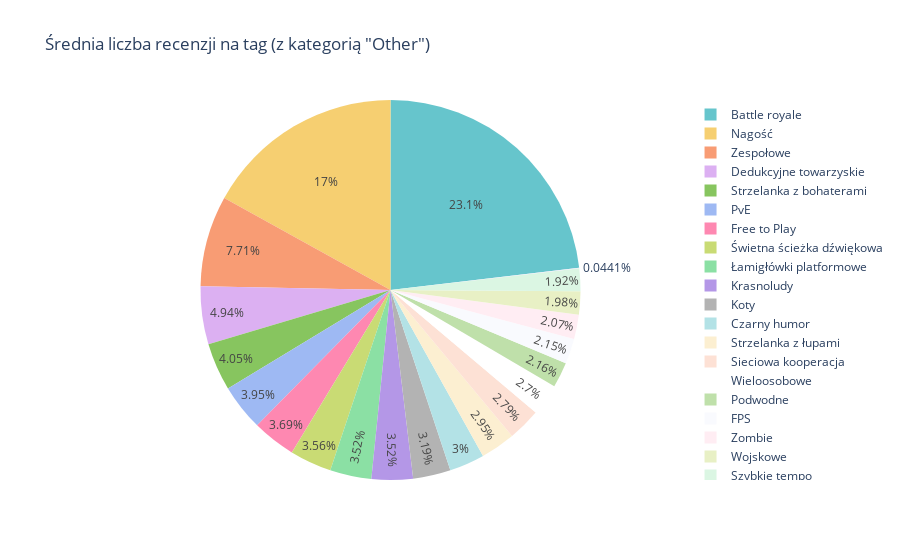

Notebook code cell kept with this figure:
### Code cell
def prepare_avg_reviews_per_tag(df, top_n=20):
    # Zliczanie liczby recenzji na tag i liczby gier
    tags = df['Tagi'].apply(lambda x: x.split(', '))
    tag_reviews = Counter()
    tag_counts = Counter()

    for idx, tag_list in enumerate(tags):
        for tag in tag_list:
            tag_reviews[tag] += df.iloc[idx]['Liczba recenzji']
            tag_counts[tag] += 1

    # Obliczanie średniej liczby recenzji na tag
    avg_reviews = {tag: tag_reviews[tag] / tag_counts[tag] for tag in tag_reviews}

    # Przygotowanie danych: top N tagów i kategoria "Other"
    sorted_avg_reviews = sorted(avg_reviews.items(), key=lambda x: x[1], reverse=True)
    top_tags = sorted_avg_reviews[:top_n]
    other_count = sum(tag_counts[tag] for tag, _ in sorted_avg_reviews[top_n:])

    # Przygotowanie DataFrame
    pie_data = pd.DataFrame(top_tags, columns=['Tag', 'Average Reviews'])
    if other_count > 0:
        other_row = pd.DataFrame([{'Tag': 'Other', 'Average Reviews': other_count}])
        pie_data = pd.concat([pie_data, other_row], ignore_index=True)
    
    return pie_data

# Przygotowanie danych do wykresu
avg_reviews_per_tag_data = prepare_avg_reviews_per_tag(df)

# Wizualizacja
fig = px.pie(avg_reviews_per_tag_data, names='Tag', values='Average Reviews',
             title='Średnia liczba recenzji na tag (z kategorią "Other")',
             color_discrete_sequence=px.colors.qualitative.Pastel)
fig.show()

### Figure 1 — Plotly figure (JSON) as saved in the notebook; plotly's stock layout.template omitted (floating-point values rounded to 4 significant figures)
{"data": [{"domain": {"x": [0, 1], "y": [0, 1]}, "hovertemplate": "Tag=%{label}<br>Average Reviews=%{value}<extra></extra>", "labels": ["Battle royale", "Nagość", "Zespołowe", "Dedukcyjne towarzyskie", "Strzelanka z bohaterami", "PvE", "Free to Play", "Świetna ścieżka dźwiękowa", "Łamigłówki platformowe", "Krasnoludy", "Koty", "Czarny humor", "Strzelanka z łupami", "Sieciowa kooperacja", "Wieloosobowe", "Podwodne", "FPS", "Zombie", "Wojskowe", "Szybkie tempo", "Other"], "legendgroup": "", "name": "", "showlegend": true, "type": "pie", "values": [976249, 715753, 325520, 208300.0, 170943, 166700.0, 155900.0, 150100.0, 148579, 148366, 134727, 126433, 124600.0, 117700.0, 114000.0, 91220.0, 90700.0, 87260.0, 83450.0, 81070.0, 1862]}], "layout": {"legend": {"tracegroupgap": 0}, "piecolorway": ["rgb(102, 197, 204)", "rgb(246, 207, 113)", "rgb(248, 156, 116)", "rgb(220, 176, 242)", "rgb(135, 197, 95)", "rgb(158, 185, 243)", "rgb(254, 136, 177)", "rgb(201, 219, 116)", "rgb(139, 224, 164)", "rgb(180, 151, 231)", "rgb(179, 179, 179)"], "title": {"text": "Średnia liczba recenzji na tag (z kategorią \"Other\")"}}}
